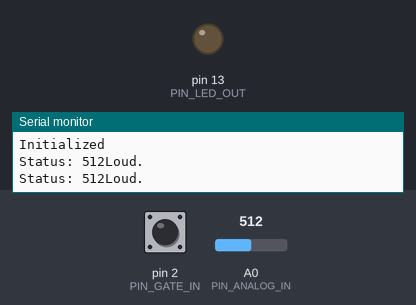
Bench run of a sketch on a simulated Arduino Pro Mini, built with avr-gcc and run on an emulated ATmega328P. Shown: output pins drawn as LEDs (lit = HIGH), the last lines printed to the serial monitor. Dashed ring = blinking. Inputs (shaded band) come from the test bench; at power-on: pin 2 (PIN_GATE_IN) LOW, A0 (PIN_ANALOG_IN) = 512.

Above: at 1.8 s.
1.9 s: pin 2 (PIN_GATE_IN) driven HIGH
At 2.5 s:
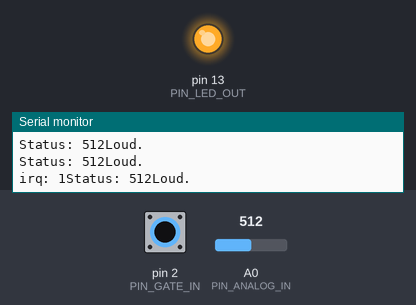
3.4 s: A0 (PIN_ANALOG_IN) set to 33
4.9 s: A0 (PIN_ANALOG_IN) set to 27
7.5 s: pin 2 (PIN_GATE_IN) driven LOW
At 7.9 s:
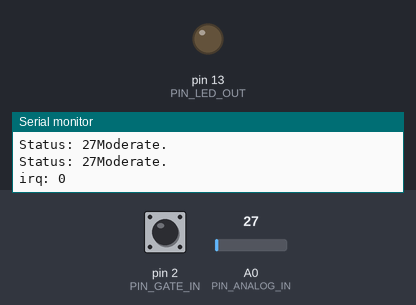
9.0 s: pin 2 (PIN_GATE_IN) pulsed HIGH 2 times (0.12 s each, 0.3 s apart)
At 9.06 s:
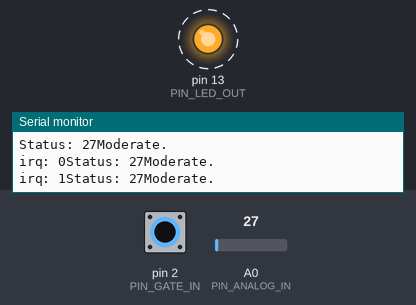
Timing chart, 0 to 12.0 s (numbered marks = the images above; inputs shaded):
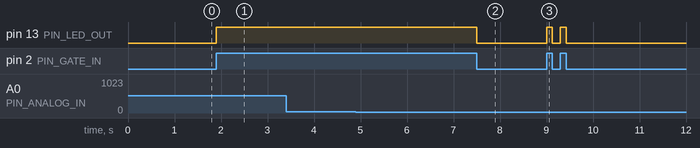

The sketch:

audio.ino
```cpp
////Henry's Bench
////Arduino Sound Detection Sensor Module
//
//int soundDetectedPin = 10; // Use Pin 10 as our Input
//int soundDetectedVal = HIGH; // This is where we record our Sound Measurement
//boolean bAlarm = false;
//
//unsigned long lastSoundDetectTime; // Record the time that we measured a sound
//
//
//int soundAlarmTime = 500; // Number of milli seconds to keep the sound alarm high
//
//
//void setup ()
//{
//  Serial.begin(9600);
//  pinMode (soundDetectedPin, INPUT) ; // input from the Sound Detection Module
//}
//void loop ()
//{
//  soundDetectedVal = digitalRead (soundDetectedPin) ; // read the sound alarm time
//
//  if (soundDetectedVal == LOW) // If we hear a sound
//  {
//
//    lastSoundDetectTime = millis(); // record the time of the sound alarm
//    // The following is so you don't scroll on the output screen
//    if (!bAlarm){
//      Serial.println("LOUD, LOUD");
//      bAlarm = true;
//    }
//  }
//  else
//  {
//    if( (millis()-lastSoundDetectTime) > soundAlarmTime  &&  bAlarm){
//      Serial.println("quiet");
//      bAlarm = false;
//    }
//  }
//}


/* Connections:
 * The Sound Detector is connected to the Adrduino as follows:
 * (Sound Detector -> Arduino pin)
 * GND → GND
 * VCC → 5V
 * Gate → Pin 2
 * Envelope → A0
 *
 * Resources:
 * Additional library requirements: none
 *
 * Development environment specifics:
 * Using Arduino IDe 1.0.5
 * Tested on Redboard, 3.3v/8MHz and 5v/16MHz ProMini hardware.
 *
 * This code is beerware; if you see me (or any other SparkFun employee) at the
 * local, and you've found our code helpful, please buy us a round!
 *
 * Distributed as-is; no warranty is given.
 ******************************************************************************/

 // Define hardware connections
#define PIN_GATE_IN 2
#define IRQ_GATE_IN  0
#define PIN_LED_OUT 13
#define PIN_ANALOG_IN A0

// soundISR()
// This function is installed as an interrupt service routine for the pin
// change interrupt.  When digital input 2 changes state, this routine
// is called.
// It queries the state of that pin, and sets the onboard LED to reflect that
// pin's state.
void soundISR()
{
  int pin_val;

  pin_val = digitalRead(PIN_GATE_IN);
  digitalWrite(PIN_LED_OUT, pin_val);
   Serial.print("irq: ");
   Serial.print(pin_val);
}

void setup()
{
  Serial.begin(9600);

  //  Configure LED pin as output
  pinMode(PIN_LED_OUT, OUTPUT);

  // configure input to interrupt
  pinMode(PIN_GATE_IN, INPUT);
  attachInterrupt(IRQ_GATE_IN, soundISR, CHANGE);

  // Display status
  Serial.println("Initialized");
}

void loop()
{
  int value;

  // Check the envelope input
  value = analogRead(PIN_ANALOG_IN);

  // Convert envelope value into a message
  Serial.print("Status: ");
   Serial.print(value);
  if(value <= 10)
  {
    Serial.println("Quiet.");
  }
  else if( (value > 10) && ( value <= 30) )
  {
    Serial.println("Moderate.");
  }
  else if(value > 30)
  {
    Serial.println("Loud.");
  }

  // pause for 1 second
  delay(1000);
}


//int led = 13;
//int threshold = 500; //Change This
//int volume;
//
//void setup() {
//  Serial.begin(9600); // For debugging
//  pinMode(led, OUTPUT);
//}
//
//void loop() {
//
//  volume = analogRead(A0); // Reads the value from the Analog PIN A0
//  /*
//    //Debug mode
//    Serial.println(volume);
//    delay(100);
//  */
//
//  if(volume>=threshold){
//    digitalWrite(led, HIGH); //Turn ON Led
//  }
//  else{
//    digitalWrite(led, LOW); // Turn OFF Led
//  }
//
//}
```

Measured:
- after the input at 1.9 s, pin 13 (PIN_LED_OUT): LOW → HIGH at once
- after the input at 7.5 s, pin 13 (PIN_LED_OUT): HIGH → LOW at once
- after the input at 9.0 s, pin 13 (PIN_LED_OUT): alternates HIGH for 0.12 s and LOW for 0.18 s, 4 changes in all, then stays LOW, starting at once
